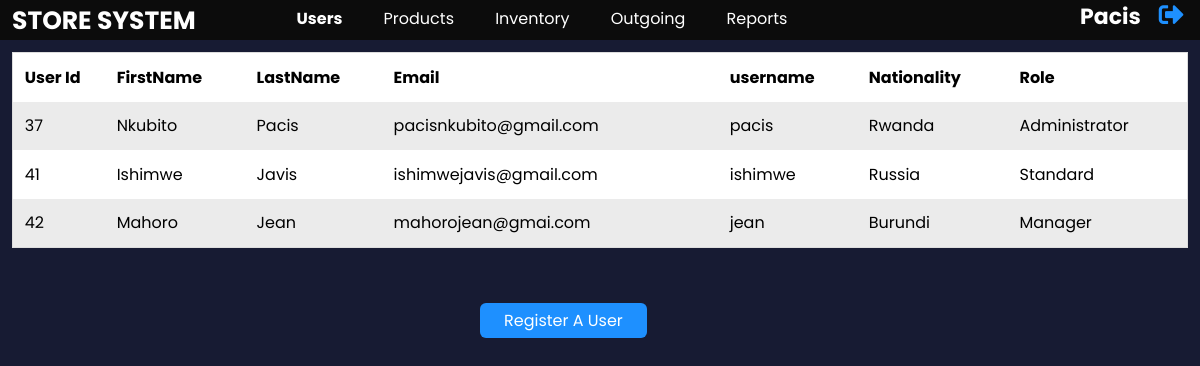
/user/view_users.php (signed in), run on the app's committed database.
### tables this page shows
CREATE TABLE `stk_users` (
  `userId` int(11) NOT NULL,
  `firstName` varchar(100) NOT NULL,
  `lastName` varchar(100) NOT NULL,
  `gender` varchar(10) NOT NULL,
  `telephone` varchar(15) NOT NULL,
  `nationality` int(11) NOT NULL,
  `role` int(11) NOT NULL,
  `email` varchar(2555) NOT NULL,
  `username` varchar(20) NOT NULL,
  `user_password` varchar(300) NOT NULL
);

CREATE TABLE `countries` (
  `countryId` int(11) NOT NULL,
  `countryName` varchar(100) NOT NULL
);

CREATE TABLE `roles` (
  `roleId` int(11) NOT NULL,
  `role` varchar(50) NOT NULL
);

### user/view_users.php (the view, shortened to what this page needs)
<?php
require_once '../utils/connection.php';
if(!isset($_SESSION['user'])){
    header('location:loginForm.php');
}
else{
    require_once '../utils/connection.php';
    $user = $_SESSION['user'];
    $selectQuery = mysqli_query($con,"Select * from stk_users where username='$user'");
    $rowUser = mysqli_fetch_assoc($selectQuery);
    $role = $rowUser['role'];
}
?>
<!DOCTYPE html>
<html lang="en">
<head>
    <link rel="stylesheet" href="https://cdnjs.cloudflare.com/ajax/libs/font-awesome/5.15.2/css/all.min.css" />
    <link rel="stylesheet" href="../css/index.css?v=<?php echo time() ?>">
</head>
<body>
<?php
   $current_page='user';
    include('../utils/navigation.php');
   if (!$con) {
     echo mysqli_connect_error();
    }
    else {
        $sql = "SELECT stk.userId,stk.firstName, stk.lastName,stk.gender,stk.telephone,stk.email,stk.username,c.countryId,c.countryName as nationality,r.role from stk_users stk INNER JOIN countries c ON stk.nationality=c.countryId INNER JOIN roles r ON stk.role=r.roleId";
        $result = mysqli_query($con, $sql);
        if(!$result){
            echo "<div class='error-div'><i class='far fa-times-circle'></i>Failed due to:".mysqli_error($con)."</div>";
        }
        else{
                if(mysqli_num_rows($result) > 0){
                    echo "<div class='table-div'><table>
                    <tr>
                    <th>User Id</th>
                    <th>FirstName</th>
                    <th>LastName</th>
                    <th>Email</th>
                    <th>username</th>
                    <th>Nationality</th>
                    <th>Role</th>
                    </tr>";
                    while ($row = mysqli_fetch_assoc($result)) {
                        echo "
                        <tr>
                        <td>" . $row["userId"] . "</td>
                        <td>" . $row["firstName"] . "</td>
                        <td>" . $row["lastName"] . "</td>
                        <td>" . $row["email"] . "</td>
                        <td>" . $row["username"] . "</td>
                        <td>" . $row["nationality"]     . "</td>
                        <td>" . $row["role"] . "</td>
                        </tr>";
                    }
                    echo "</table></div>";
                }
                else{
                    echo "
                    <div class='error-div'><i class='far fa-sad-tear'></i>No users found<br>
                    </div>
                     ";
                }
        }
    }
    if($role == 1){
        echo "<a class='register-link' href='userRegistration.php'>Register A User</a>";
    }
    include('../utils/footer.php');
?>
</body>
</html>

### utils/navigation.php (shortened to what this page needs)
<!DOCTYPE html>
<html lang="en">
<head>
    <link rel="stylesheet" href="https://cdnjs.cloudflare.com/ajax/libs/font-awesome/5.15.2/css/all.min.css" />
    <?php include('navigationStyle.php');?>
</head>
<body>
    <nav>
        <h2>STORE SYSTEM</h2>
        <ul class="nav-links">
            <li class="nav-item"><a href="../user/view_users.php" class="<?php echo $current_page == 'user'? 'active':'';?>">Users</a></li>
            <li class="nav-item"><a href="../product/view_products.php" class="<?php echo $current_page == 'product'? 'active':'';?>">Products</a></li>
            <li class="nav-item"><a href="../IncomingProduct/view_incoming_products.php" class="<?php echo $current_page == 'inventory'? 'active':'';?>">Inventory</a></li>
            <li class="nav-item"><a href="../OutgoingProduct/view_outgoing_products.php" class="<?php echo $current_page == 'outgoing'? 'active':'';?>">Outgoing</a></li>
            <li class="nav-item"><a href="../reports/reports.php" class="<?php echo $current_page == 'reports'? 'active':'';?>">Reports</a></li>
        </ul>
        <div class="display-username"><a href="../user/view_full_user.php"><h2><?php echo $_SESSION['user']?></h2></a><a href="../user/logoutHandler.php"><i class="fas fa-sign-out-alt"></a></i>
</div>
    </nav>
</body>
</html>

### utils/navigationStyle.php (shortened to what this page needs)
<!DOCTYPE html>
<html lang="en">
<head>
</head>
<body>
</body>
</html>

### utils/footer.php (shortened to what this page needs)
<!DOCTYPE html>
<html lang="en">
<head>
    <?php include('footerStyle.php');?>
</head>
<body>
</body>
</html>

### utils/footerStyle.php (shortened to what this page needs)
<!DOCTYPE html>
<html lang="en">
<head>
</head>
<body>
</body>
</html>

### css/index.css (style rules this page uses)
* { margin: 0; padding: 0; box-sizing: border-box; }
body { background-color: #171b33; color: #fff; font-family: 'Poppins', sans-serif; }
table { border-collapse: collapse; border-spacing: 0; width: 100%; background-color: #fff; border: 1px solid #ddd; }
h2 { color: #FFF; font-weight: bold; text-decoration: none !important; text-align: center; }
th { white-space: nowrap; }
th, td { text-align: left; padding: 1%; color: #000 !important; }
tr:nth-child(even) { background-color: #ebebeb; }
.table-div { width: 98%; overflow-x: auto; margin: 1% 1% 5% 1%; }
.register-link { color: #fff; padding: 0.5% 2%; text-decoration: none; border-radius: 6px; background-color: dodgerblue; margin: 2% 0% 2% 40%; cursor: pointer; }

### utils/navigationStyle.php (style rules this page uses)
* { box-sizing: border-box; margin: 0; padding: 0; }
body { font-family: 'Poppins', sans-serif; }
nav { background-color: rgb(12, 12, 12); display: flex; flex-wrap: wrap; height: 40px; position: sticky; top:0; width: 100%; }
nav>h2 { float: left; text-transform: uppercase; padding: 0.2% 1% !important; text-align:left!important; width: 20%; color: #fff; font-size: 25px; }
nav>ul { display: flex; padding: 0.5% 3%; width: 55%; flex-wrap:wrap; }
.nav-item { margin: 0% 3.5%; list-style-type: none; }
.nav-item>a { color: #fff; text-decoration: none; }
.nav-item>a.active,a:hover { font-weight:bold; }
.display-username { color: #fff !important; width: 20%; display: flex; margin-left: 5%; padding-left: 10%; }
.display-username>a:first-child { text-decoration: none; }
.display-username>a>h2 { font-size: 22px; }
.display-username>a:last-child { margin-top: 2%; margin-left: 15%; }
.display-username>a>i { font-size: 25px; color: dodgerblue; cursor: pointer; }
.display-username>a>h2:first-letter { text-transform: capitalize; }

### data on the page
stk_users: userId "37", firstName "Nkubito", lastName "Pacis", email "pacisnkubito@gmail.com", username "pacis", countries.countryName "Rwanda", role.role "Administrator"
stk_users: userId "41", firstName "Ishimwe", lastName "Javis", email "ishimwejavis@gmail.com", username "ishimwe", countries.countryName "Russia", role.role "Standard"
stk_users: userId "42", firstName "Mahoro", lastName "Jean", email "mahorojean@gmai.com", username "jean", countries.countryName "Burundi", role.role "Manager"

### other printed values
$_SESSION['user'] "pacis"
